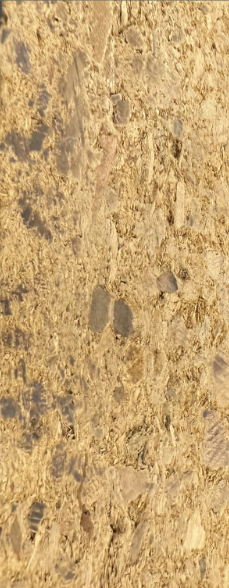
#> input picture SampleBrick.png, 229 x 588 px
$ jupyter execute --allow-errors MAE298_Project.ipynb
#> lines starting #> are read from the running program, lines starting #| are printed output that depends on the picture; after the words box and inside, x2 and y2 are one past the last pixel; in counts of white or black regions, pixels touching at a corner belong together; long printed decimals are rounded
[cell 1]
# =====================================
# 1. Imports and Setup
# =====================================
import torch
import torch.nn as nn
import torch.optim as optim
from torchvision import models, transforms
from torch.utils.data import Dataset, DataLoader
import numpy as np
import matplotlib.pyplot as plt
import cv2
from PIL import Image
import os

# Verify CUDA availability
#> (the rest of this cell did not finish here and is left out)

[cell 2]
# =====================================
# 2. Image Loading and Preprocessing
# =====================================

# Path to sample image
img_path = "SampleBrick.png"
img = Image.open(img_path).convert("RGB")

# Defining the same normalization used by ResNet50
#> (the rest of this cell did not finish here and is left out)

#> (a cell that did not finish here is left out)

#> (a cell that did not finish here is left out)

#> (a cell that did not finish here is left out)

[cell 6]
# =====================================
# 6. Dataset and DataLoader
# =====================================

class BrickDataset(Dataset):
    def __init__(self, img_dir, transform=None):
        self.img_dir = img_dir
        self.img_names = [f for f in os.listdir(img_dir) if f.endswith(".png")]
        self.transform = transform

    def __len__(self):
        return len(self.img_names)

    def __getitem__(self, idx):
        img_path = os.path.join(self.img_dir, self.img_names[idx])
        image = Image.open(img_path).convert("RGB")

        label = np.random.uniform(0, 180)  # dummy angle until annotated

        if self.transform:
            image = self.transform(image)

        return image, torch.tensor(label, dtype=torch.float32)

#> (a cell that did not finish here is left out)

[cell 8]
from PIL import Image
import os

img_path = "Sample\SampleBrick.png"
img = Image.open(img_path).convert("RGB")

save_dir = "rotated_images"
os.makedirs(save_dir, exist_ok=True)

angles = [0, 30, 60, 90, 120, 150, 180, 210, 240, 270, 300, 330]

for angle in angles:
    rotated = img.rotate(angle, expand=True)
    rotated.save(f"{save_dir}/brick_{angle}.png")
#> this loop made 12 passes
#> pass 3, `rotated = img.rotate(angle, expand=True)`:
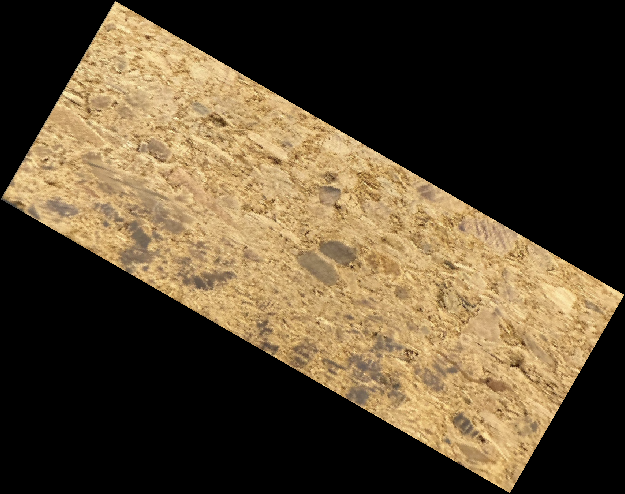
#> rotated: PIL image 625x494 RGB; mean R, G, B 87.4, 72.4, 49.4
#> after the loop:
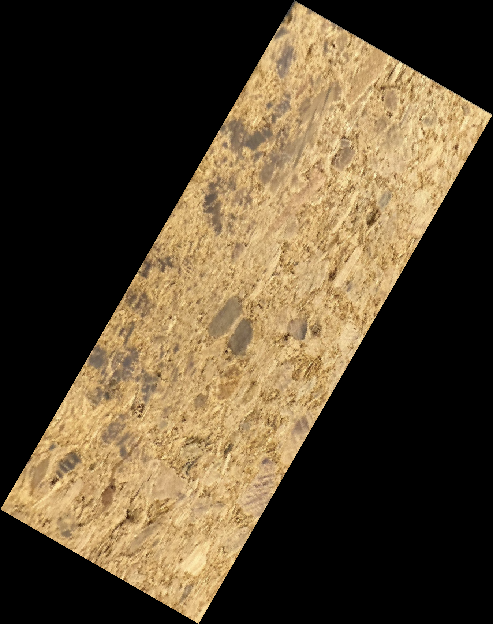
#> rotated: PIL image 493x624 RGB; mean R, G, B 87.7, 72.6, 49.6
print(f"Generated {len(angles)} rotated images.")

[cell 9]
class BrickRotationDataset(Dataset):
    def __init__(self, img_dir, transform=None):
        self.img_dir = img_dir
        self.img_files = sorted([f for f in os.listdir(img_dir) if f.endswith(".png")])
        self.transform = transform

    def __len__(self):
        return len(self.img_files)

    def __getitem__(self, idx):
        file_name = self.img_files[idx]
        img_path = os.path.join(self.img_dir, file_name)
        image = Image.open(img_path).convert("RGB")

        # Extract angle from filename
        angle = float(file_name.split("_")[1].split(".")[0])

        if self.transform:
            image = self.transform(image)
        return image, torch.tensor(angle, dtype=torch.float32)

#> (a cell that did not finish here is left out)

[cell 11]
from PIL import ImageFile
ImageFile.LOAD_TRUNCATED_IMAGES = True


#> (the rest of this cell did not finish here and is left out)

[cell 12]
# =====================================
# Identify Grains using Image Processing
# =====================================
import cv2
import numpy as np
import matplotlib.pyplot as plt

# Load image
img_path = "Sample\SampleBrick.png"
img = cv2.imread(img_path)
#> img: shape (588, 229, 3)
gray = cv2.cvtColor(img, cv2.COLOR_BGR2GRAY)
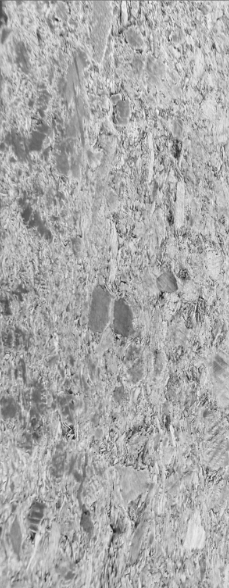
#> gray: shape (588, 229); min 29, max 244, mean 170.2
gray = cv2.equalizeHist(gray)  # improves contrast globally
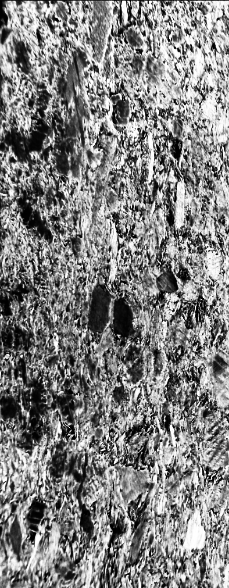
#> gray: shape (588, 229); min 0, max 255, mean 128.8
blur = cv2.GaussianBlur(gray, (5, 5), 0)
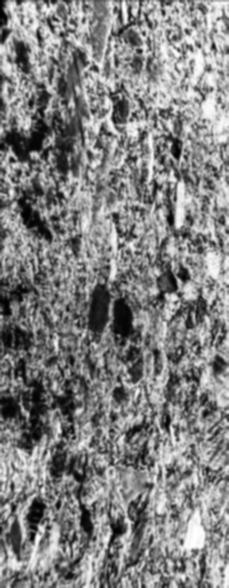
#> blur: shape (588, 229); min 0, max 255, mean 128.9
# Adaptive thresh — make it more sensitive
thresh = cv2.adaptiveThreshold(
    blur, 300, cv2.ADAPTIVE_THRESH_GAUSSIAN_C,
    cv2.THRESH_BINARY_INV, 15, 2)
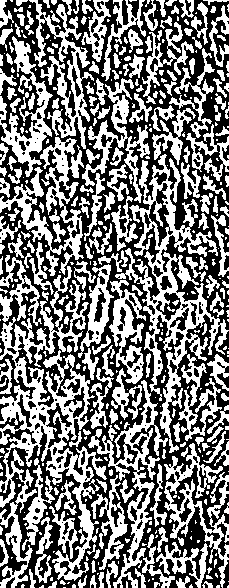
#> thresh: shape (588, 229); 48% white; 411 white regions (201 under 20 px), largest, box (x1, y1, x2, y2) and area: (0, 266, 107, 588) 10172, (115, 154, 229, 453) 7165, (0, 137, 84, 276) 3270


# Step 3. Morphological operations to clean up small noise
kernel = np.ones((3,3), np.uint8)
clean = cv2.morphologyEx(thresh, cv2.MORPH_OPEN, kernel, iterations=2)
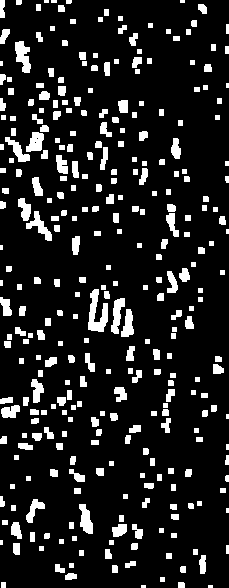
#> clean: shape (588, 229); 12.6% white; 320 white regions (14 under 20 px), largest, box (x1, y1, x2, y2) and area: (88, 289, 108, 332) 485, (15, 41, 31, 73) 323, (111, 298, 125, 334) 281
clean = cv2.morphologyEx(clean, cv2.MORPH_CLOSE, kernel, iterations=2)
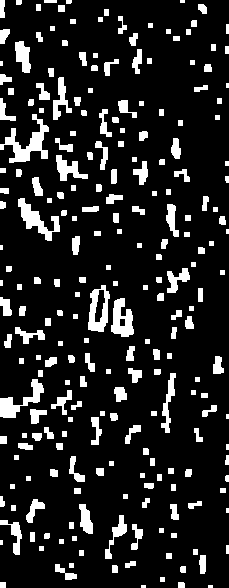
#> clean: shape (588, 229); 13.5% white; 235 white regions (12 under 20 px)

# Step 4. Find contours (each should correspond to a grain region)
contours, _ = cv2.findContours(clean, cv2.RETR_EXTERNAL, cv2.CHAIN_APPROX_SIMPLE)
#> contours = 235 contours, 69 with area under 20; largest, box (x1, y1, x2, y2) and area: (0, 114, 49, 163) 716, (88, 285, 110, 332) 708, (18, 198, 60, 241) 548, (111, 298, 134, 337) 538, (0, 379, 44, 418) 521

grain_data = []
output = img.copy()

for i, cnt in enumerate(contours):
    if len(cnt) < 20:
        continue  # skip tiny regions
    (x, y), (MA, ma), angle = cv2.fitEllipse(cnt)
    grain_data.append({"center": (x, y), "angle": angle})

    # Draw ellipse and label
    cv2.ellipse(output, ((x, y), (MA, ma), angle), (0, 255, 0), 2)
    cv2.putText(output, f"{angle:.1f}°", (int(x), int(y)),
                cv2.FONT_HERSHEY_SIMPLEX, 0.5, (255, 0, 0), 1)
#> this loop made 235 passes
#> cnt on passes 1, 2, 4: [[208, 585], [208, 587], [212, 587], [212, 585]], [[141, 585], [141, 587], [145, 587], [145, 585]], [[0, 582], [0, 587], [5, 587], [5, 582]]
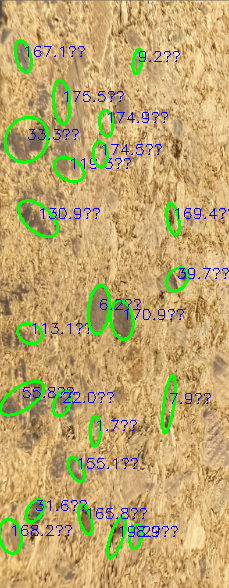
#> output: shape (588, 229, 3); mean B, G, R 111.7, 167.2, 189
#> after the loop, grain_data = 23 items

print(f"Detected {len(grain_data)} grains")
#| Detected 23 grains

plt.figure(figsize=(8,8))
plt.imshow(cv2.cvtColor(output, cv2.COLOR_BGR2RGB))
plt.title("Detected Grains with Orientation Angles")
plt.axis('off')
plt.show()

[cell 13]
def pca_orientation(contour):
    pts = contour.reshape(-1, 2).astype(np.float32)
    mean = pts.mean(axis=0)
    pts_centered = pts - mean
    cov = np.cov(pts_centered.T)
    eigvals, eigvecs = np.linalg.eig(cov)

    # principal axis = eigenvector with largest eigenvalue
    principal = eigvecs[:, np.argmax(eigvals)]
    angle = np.degrees(np.arctan2(principal[1], principal[0]))
    angle = (angle + 360) % 180   # keep in [0,180)
    return angle, mean

[cell 14]
contours, _ = cv2.findContours(clean, cv2.RETR_EXTERNAL, cv2.CHAIN_APPROX_SIMPLE)

output = img.copy()
angles = []

for cnt in contours:
    area = cv2.contourArea(cnt)
    if area < 80:   # do not remove larger grains
        continue

    angle, center = pca_orientation(cnt)
    angles.append(angle)

    cx, cy = int(center[0]), int(center[1])

    cv2.circle(output, (cx, cy), 3, (0,0,255), -1)
    cv2.putText(output, f"{angle:.1f}°", (cx, cy),
                cv2.FONT_HERSHEY_SIMPLEX, 0.5, (255,0,0), 1)
#> this loop made 235 passes
#> area on passes 3, 6, 7: 29.5, 29, 34.5
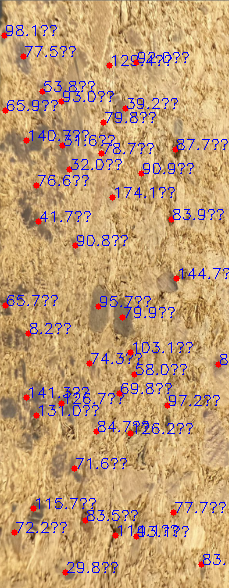
#> output: shape (588, 229, 3); mean B, G, R 117.6, 158.6, 193.8
#> after the loop, angles = 45 values, max 174.1 at index 28, min 8.16 at index 20, mean 86.41

plt.figure(figsize=(6,12))
plt.imshow(cv2.cvtColor(output, cv2.COLOR_BGR2RGB))
plt.axis('off')
plt.title("Grain orientations (PCA)")
plt.show()

print("Detected grains:", len(angles))
#| Detected grains: 45
print("Median orientation:", np.median(angles))
#| Median orientation: 83.720
